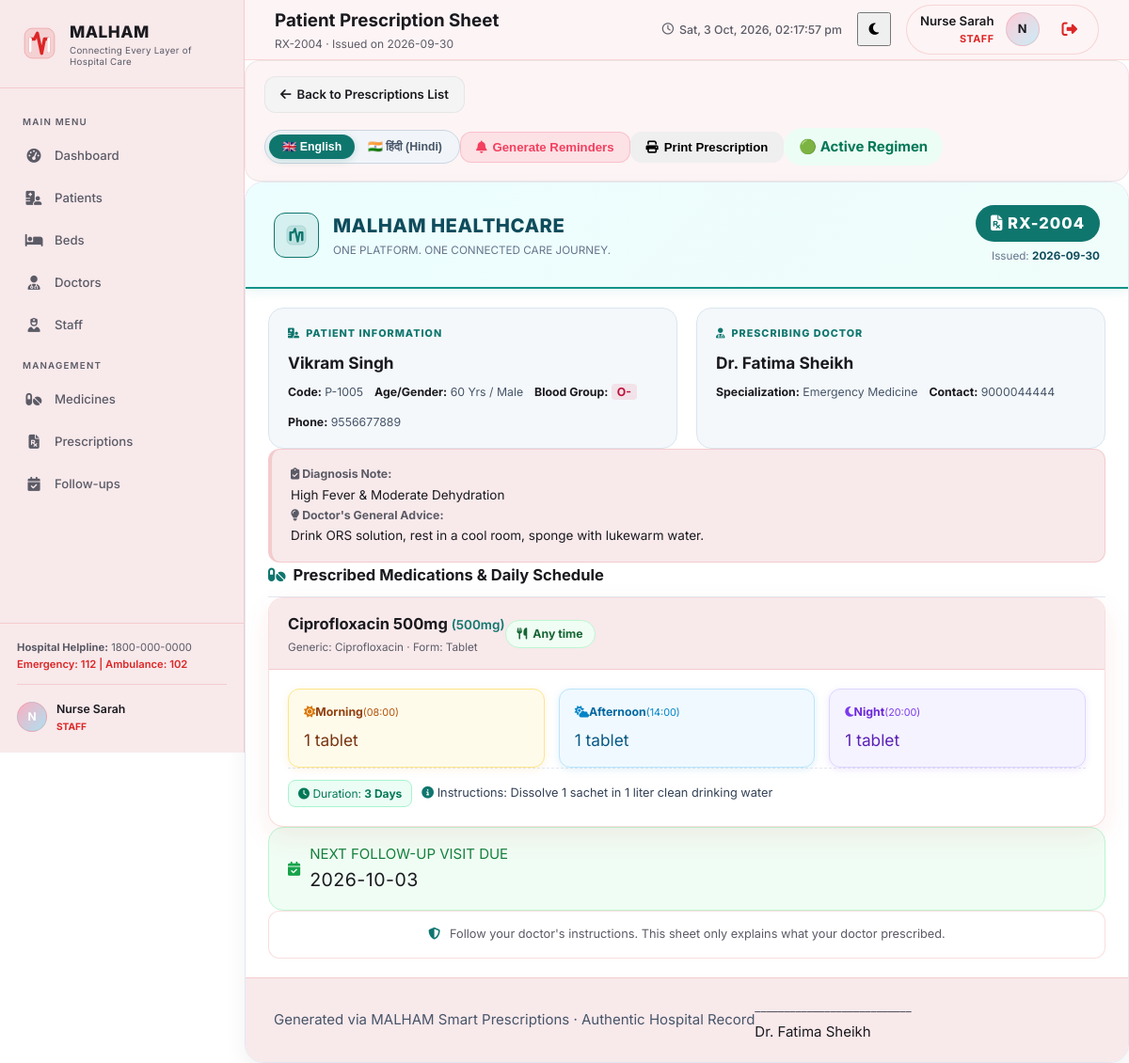
/prescriptions/4 (signed in), run on an earlier commit of the app's database.
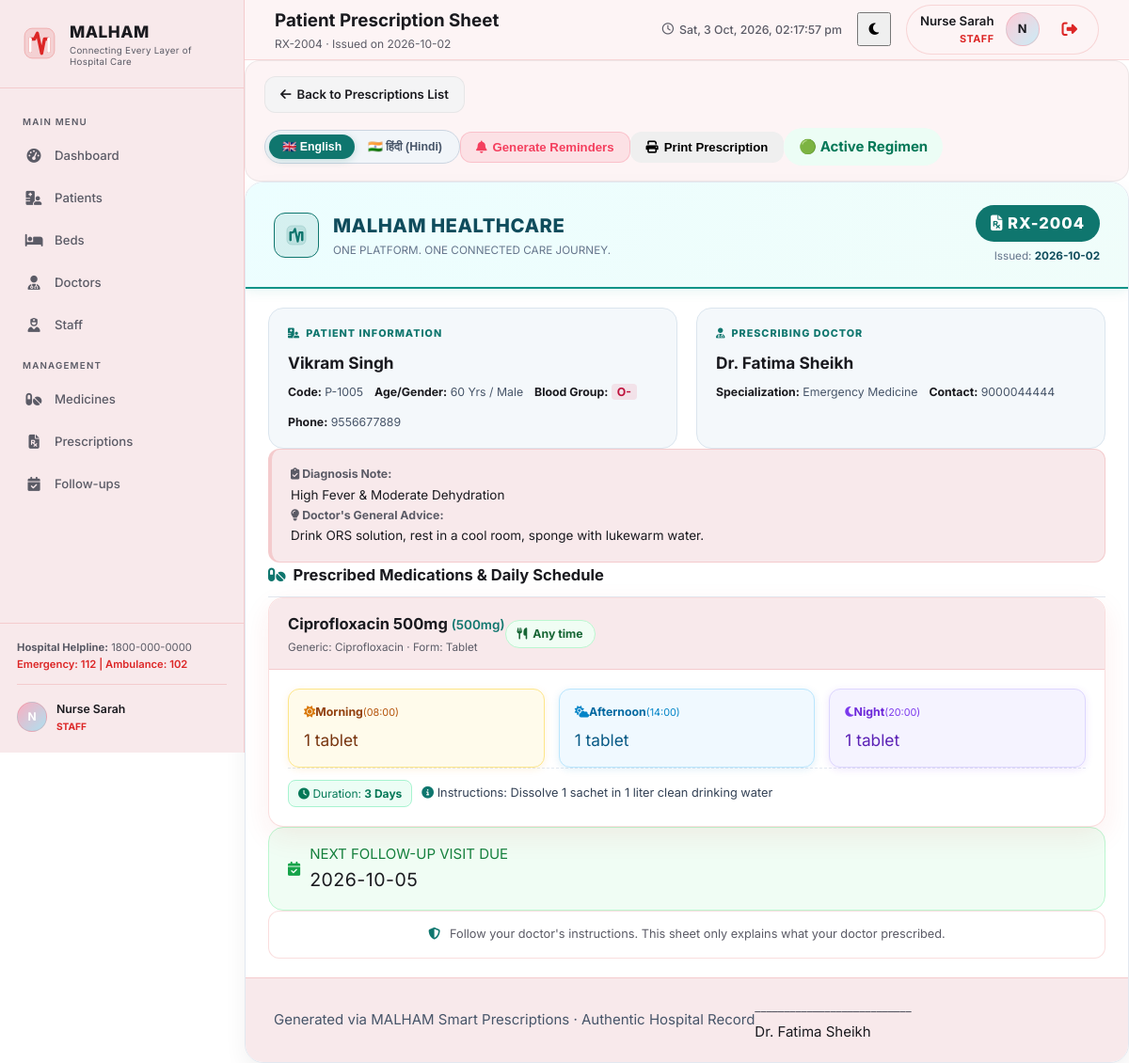
And on a later commit of the database.
### tables this page shows
CREATE TABLE prescriptions (
            id             INTEGER PRIMARY KEY AUTOINCREMENT,
            rx_code        TEXT UNIQUE,
            patient_id     INTEGER NOT NULL,
            doctor_id      INTEGER NOT NULL,
            visit_id       INTEGER,
            issued_on      TEXT DEFAULT (datetime('now')),
            diagnosis_note TEXT,
            general_advice TEXT,
            follow_up_date TEXT,
            status         TEXT DEFAULT 'active', -- active / completed / cancelled
            created_at     TEXT DEFAULT (datetime('now')),
            FOREIGN KEY (patient_id) REFERENCES patients(id),
            FOREIGN KEY (doctor_id)  REFERENCES doctors(id),
            FOREIGN KEY (visit_id)   REFERENCES visits(id)
        );

### app.py (the view)
@app.route("/prescriptions/<int:prescription_id>")
@role_required('head_doctor', 'doctor', 'staff', 'patient')
def view_prescription(prescription_id):
    from prescription_utils import format_dosage_slots, FOOD_TIMING_TRANSLATIONS
    rx = query_db(
        "SELECT pr.*, p.name AS patient_name, p.patient_code, p.age, p.gender, p.blood_group, p.phone, "
        "       d.name AS doctor_name, d.specialization, d.phone AS doctor_phone "
        "FROM prescriptions pr "
        "JOIN patients p ON pr.patient_id = p.id "
        "LEFT JOIN doctors d ON pr.doctor_id = d.id "
        "WHERE pr.id=?",
        (prescription_id,),
        one=True
    )
    if not rx:
        return redirect(url_for("prescriptions"))
    if g.user['role'] == 'patient' and rx['patient_id'] != g.user['patient_id']:
        return render_template('403.html'), 403
    items_raw = query_db(
        "SELECT pi.*, m.name AS medicine_name, m.generic_name, m.form, m.strength "
        "FROM prescription_items pi "
        "JOIN medicines m ON pi.medicine_id = m.id "
        "WHERE pi.prescription_id=?",
        (prescription_id,)
    )
    items = []
    for it in items_raw:
        form = it["form"] or "tablet"
        slots = format_dosage_slots(it["dosage_pattern"], form)
        food_timing_en, food_timing_hi = FOOD_TIMING_TRANSLATIONS.get(
            it["food_timing"].lower() if it["food_timing"] else "after food",
            ("After food", "खाने के बाद")
        )
        schedules = query_db(
            "SELECT * FROM dose_schedule WHERE prescription_item_id=? ORDER BY id ASC",
            (it["id"],)
        )
        items.append({
            "id": it["id"],
            "medicine_name": it["medicine_name"],
            "generic_name": it["generic_name"],
            "form": form,
            "strength": it["strength"],
            "dosage_pattern": it["dosage_pattern"],
            "food_timing": it["food_timing"],
            "food_timing_en": food_timing_en,
            "food_timing_hi": food_timing_hi,
            "duration_days": it["duration_days"],
            "special_instructions": it["special_instructions"],
            "slots": slots,
            "schedules": schedules,
        })
    return render_template(
        "prescription_view.html",
        rx=rx,
        items=items,
    )

### app.py (called while the page is built)
def get_current_user():
    user_id = session.get("user_id")
    if not user_id:
        return None
    conn = get_db_connection()
    user = conn.execute("SELECT * FROM users WHERE id = ?", (user_id,)).fetchone()
    conn.close()
    return user

@app.before_request
def require_login():
    endpoint = request.endpoint
    if endpoint in ('login', 'static') or (request.path and request.path.startswith('/static')):
        return None
    if 'user_id' not in session:
        return redirect(url_for('login'))
    g.user = get_current_user()
    if not g.user:
        session.clear()
        return redirect(url_for('login'))

@app.context_processor
def inject_globals():
    return dict(
        current_user=getattr(g, 'user', None),
        attendance_demo_mode=ATTENDANCE_DEMO_MODE
    )

def query_db(sql, args=(), one=False):
    conn = get_db_connection()
    rows = conn.execute(sql, args).fetchall()
    conn.close()
    result = [dict(row) for row in rows]
    return result[0] if one and result else result

### database.py (called while the page is built)
def get_db_connection():
    conn = sqlite3.connect(DATABASE)
    conn.row_factory = sqlite3.Row  # allows dict-like access to rows
    return conn

### templates/prescription_view.html (shortened to what the changed rows need)
{% extends "base.html" %}
{% block page_title %}Patient Prescription Sheet{% endblock %}
{% block page_subtitle %}{{ rx.rx_code or ('RX-' ~ rx.id) }} · Issued on {{ rx.issued_on[:10] if rx.issued_on else '' }}{% endblock %}
{% block content %}
<div class="prescription-view-wrapper">
    <div class="rx-patient-card card animate-in" id="rxPrintableCard">
        <div class="rx-header-strip">
            <div class="brand-hospital-title">
                <div>
                    <h2>MALHAM HEALTHCARE</h2>
                </div>
            </div>
            <div class="rx-code-box">
                <div class="rx-badge-neon"><i class="fa-solid fa-file-prescription"></i> {{ rx.rx_code or ('RX-' ~ rx.id) }}</div>
                <div class="rx-date-label">Issued: <strong>{{ rx.issued_on[:10] if rx.issued_on else '' }}</strong></div>
            </div>
        </div>
        <div class="card-body p-25">
            {% if rx.diagnosis_note or rx.general_advice %}
            <div class="rx-clinical-box mb-25">
                {% if rx.diagnosis_note %}
                <div class="clinical-item">
                    <div class="clinical-label"><i class="fa-solid fa-clipboard-check"></i> <span class="lang-text" data-en="Diagnosis Note" data-hi="निदान टिप्पणी">Diagnosis Note</span>:</div>
                    <div class="clinical-value">{{ rx.diagnosis_note }}</div>
                </div>
                {% endif %}
                {% if rx.general_advice %}
                <div class="clinical-item mt-10">
                    <div class="clinical-label"><i class="fa-solid fa-lightbulb"></i> <span class="lang-text" data-en="Doctor's General Advice" data-hi="डॉक्टर की सामान्य सलाह">Doctor's General Advice</span>:</div>
                    <div class="clinical-value">{{ rx.general_advice }}</div>
                </div>
                {% endif %}
            </div>
            {% endif %}
            {% if rx.follow_up_date %}
            <div class="rx-followup-box mt-25">
                <div class="flex-align-center gap-10">
                    <i class="fa-solid fa-calendar-check followup-icon font-xl"></i>
                    <div>
                        <div class="font-bold followup-title"><span class="lang-text" data-en="NEXT FOLLOW-UP VISIT DUE" data-hi="अगली मुलाकात (फॉलो-अप) की तारीख">NEXT FOLLOW-UP VISIT DUE</span></div>
                        <div class="followup-date-value font-xl font-bold">{{ rx.follow_up_date }}</div>
                    </div>
                </div>
            </div>
            {% endif %}
        </div>
    </div>
</div>
{% endblock %}

What changed in the data, as far as the page shows it:
changed prescriptions "High Fever & Moderate Dehydration": issued_on "2026-09-30" → "2026-10-02"; follow_up_date "2026-10-03" → "2026-10-05"
